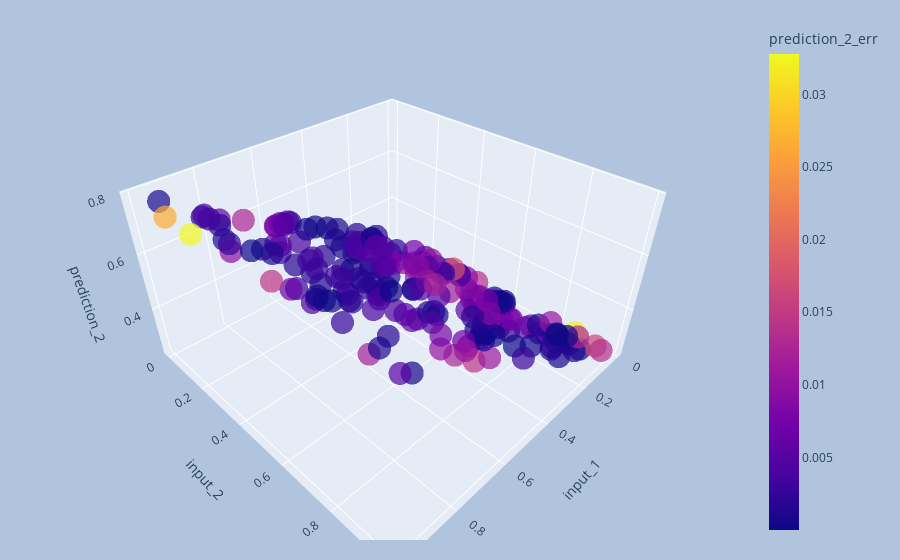

Source (notebook cell):
### Code cell
interactive_3d_plot(val_df_normalized, 'input_1', 'input_2', 'prediction_2', 'prediction_2_err')

### Figure 1 — Plotly figure (JSON) as saved in the notebook; plotly's stock layout.template omitted (floating-point values rounded to 4 significant figures; data arrays with more than 128 entries replaced by an {"elided": "..."} marker saying what was removed)
{"data": [{"hovertemplate": "input_1=%{x}<br>input_2=%{y}<br>prediction_2=%{z}<br>prediction_2_err=%{marker.color}<extra></extra>", "legendgroup": "", "marker": {"color": {"elided": "200 float values"}, "coloraxis": "coloraxis", "opacity": 0.7, "symbol": "circle"}, "mode": "markers", "name": "", "scene": "scene", "showlegend": false, "type": "scatter3d", "x": {"elided": "200 float values"}, "y": {"elided": "200 float values"}, "z": {"elided": "200 float values"}}], "layout": {"coloraxis": {"colorbar": {"title": {"text": "prediction_2_err"}}, "colorscale": [[0, "#0d0887"], [0.1111, "#46039f"], [0.2222, "#7201a8"], [0.3333, "#9c179e"], [0.4444, "#bd3786"], [0.5556, "#d8576b"], [0.6667, "#ed7953"], [0.7778, "#fb9f3a"], [0.8889, "#fdca26"], [1, "#f0f921"]]}, "legend": {"tracegroupgap": 0}, "margin": {"b": 20, "l": 40, "r": 40, "t": 20}, "paper_bgcolor": "LightSteelBlue", "scene": {"domain": {"x": [0, 1], "y": [0, 1]}, "xaxis": {"title": {"text": "input_1"}}, "yaxis": {"title": {"text": "input_2"}}, "zaxis": {"title": {"text": "prediction_2"}}}}}
